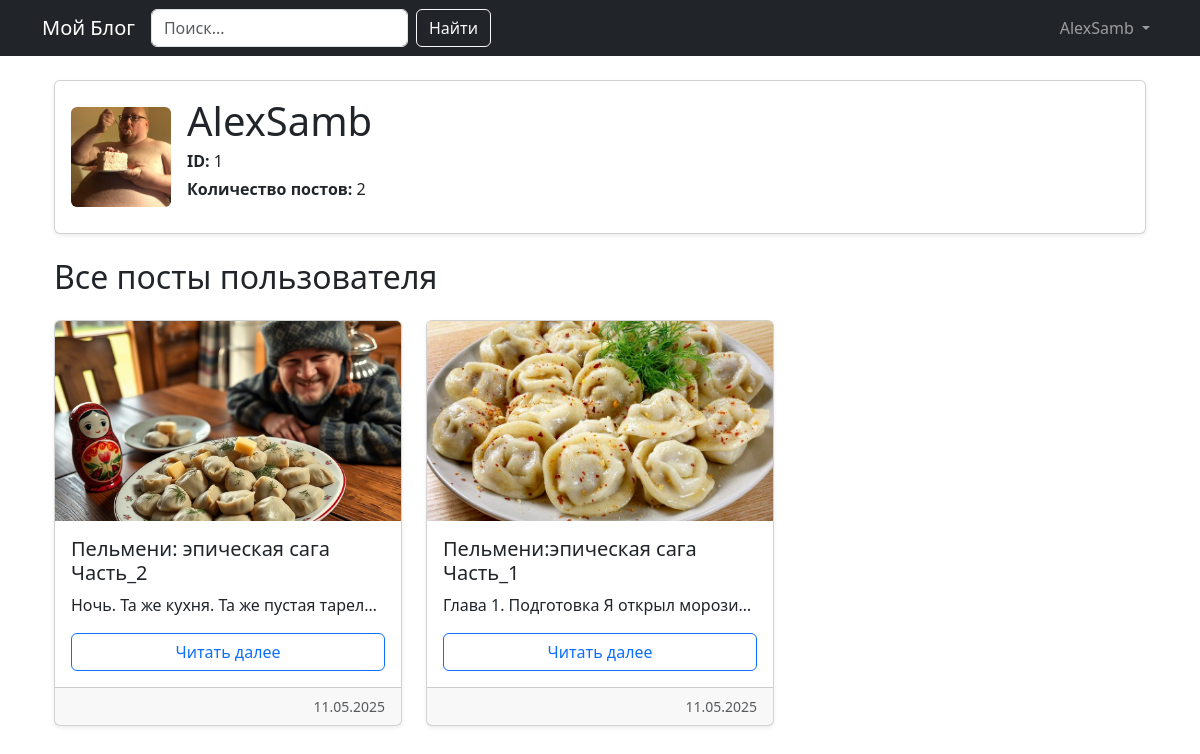
/profile/AlexSamb (signed in), run on the app's committed database.
### app.py (models this page shows, shortened)
class User(UserMixin, db.Model):
    id = db.Column(db.Integer, primary_key=True)
    username = db.Column(db.String(50), unique=True, nullable=False)
    password_hash = db.Column(db.String(128))
    posts = db.relationship('Post', backref='author', lazy=True)
    avatar_filename = db.Column(db.String(255))
    @property
    def password(self):
        raise AttributeError('Пароль не доступен для чтения')

class Post(db.Model):
    id = db.Column(db.Integer, primary_key=True)
    title = db.Column(db.String(100), nullable=False)
    content = db.Column(db.Text, nullable=False)
    image_filename = db.Column(db.String(255))
    user_id = db.Column(db.Integer, db.ForeignKey('user.id'), nullable=False)
    created_at = db.Column(db.DateTime, default=datetime.utcnow)
    summary = db.Column(db.Text)

### app.py (the view)
@app.route('/profile/<username>')
def profile(username):
    user = User.query.filter_by(username=username).first_or_404()
    posts = Post.query.filter_by(author=user).order_by(Post.created_at.desc()).all()
    return render_template('profile.html', user=user, posts=posts)

### app.py (called while the page is built)
@login_manager.user_loader
def load_user(user_id):
    return db.session.get(User, int(user_id))

### templates/profile.html (shortened to what this page needs)
{% extends "base.html" %}
{% block content %}
<div class="container mt-4">
    <div class="card shadow-sm mb-4">
        <div class="card-body d-flex align-items-center">
            {% if user.avatar_filename %}
                <img src="{{ url_for('static', filename='uploads/avatars/' + user.avatar_filename) }}"
                     alt="Аватар" class="rounded me-3" style="width: 100px; height: 100px; object-fit: cover;">
            {% else %}
                <i class="bi bi-person-circle me-3 text-muted" style="font-size: 3rem;"></i>
            {% endif %}
            <div>
                <h1 class="card-title mb-1">{{ user.username }}</h1>
                <p class="mb-1"><strong>ID:</strong> {{ user.id }}</p>
                <p><strong>Количество постов:</strong> {{ user.posts|length }}</p>
            </div>
        </div>
    </div>
    {% if not posts %}
        <div class="alert alert-info">У пользователя пока нет постов.</div>
    {% else %}
        <h2 class="mb-4">Все посты пользователя</h2>
        <div class="row g-4">
            {% for post in posts %}
                <div class="col-md-6 col-lg-4">
                    <div class="card h-100 shadow-sm">
                        {% if post.image_filename %}
                            <img src="{{ url_for('static', filename='uploads/' + post.image_filename) }}"
                                 alt="Изображение поста" class="card-img-top" style="height: 200px; object-fit: cover;">
                        {% endif %}
                        <div class="card-body d-flex flex-column">
                            <h5 class="card-title">{{ post.title }}</h5>
                            <p class="card-text text-truncate">{{ post.content[:100] }}</p>
                            <a href="{{ url_for('view_post', post_id=post.id) }}" class="btn btn-outline-primary mt-auto">Читать далее</a>
                        </div>
                        <div class="card-footer text-muted small text-end">
                            {{ post.created_at.strftime('%d.%m.%Y') }}
                        </div>
                    </div>
                </div>
            {% endfor %}
        </div>
    {% endif %}
</div>
{% endblock %}

### templates/base.html (shortened to what this page needs)
<!DOCTYPE html>
<html lang="ru">
<head>
    <link rel="stylesheet" href="https://cdn.jsdelivr.net/npm/bootstrap-icons@1.8.0/font/bootstrap-icons.css">
    <link href="https://cdn.jsdelivr.net/npm/bootstrap@5.3.0/dist/css/bootstrap.min.css" rel="stylesheet">
</head>
<body>
    <nav class="navbar navbar-expand-lg navbar-dark bg-dark">
        <div class="container">
            <a class="navbar-brand" href="{{ url_for('index') }}">Мой Блог</a>
            <div class="collapse navbar-collapse" id="navbarNav">
                <form class="d-flex me-3" action="{{ url_for('search') }}" method="GET">
                    <input class="form-control me-2" type="search" name="q" placeholder="Поиск..." aria-label="Поиск">
                    <button class="btn btn-outline-light" type="submit">Найти</button>
                </form>
                <ul class="navbar-nav ms-auto">
                    {% if current_user.is_authenticated %}
                        <li class="nav-item dropdown">
                            <a class="nav-link dropdown-toggle" href="#" role="button" data-bs-toggle="dropdown" aria-expanded="false">
                                {{ current_user.username }}
                            </a>
                        </li>
                    {% endif %}
                </ul>
            </div>
        </div>
    </nav>
    <div class="container mt-4">
        {% block content %}{% endblock %}
    </div>
</body>
</html>

### data on the page
User: username "AlexSamb", avatar_filename (picture), id "1"
Post: image_filename (picture), title "Пельмени: эпическая сага Часть_2", content "Ночь. Та же кухня. Та же пустая тарел…", created_at "11.05.2025"
Post: image_filename (picture), title "Пельмени:эпическая сага Часть_1", content "Глава 1. Подготовка Я открыл морози…", created_at "11.05.2025"

### other printed values
{{ user.posts|length }} "2"
